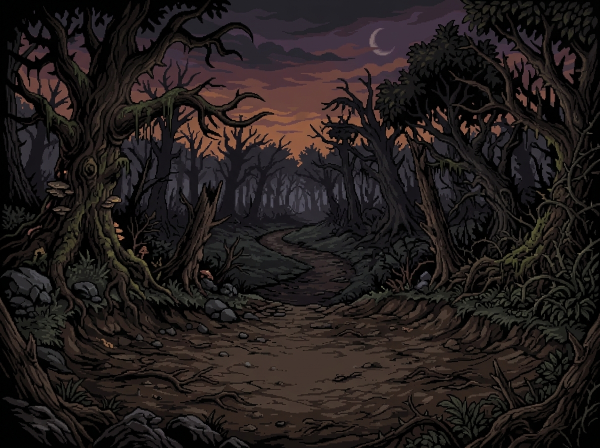
#> input picture assets/combat_bg.jpg, 1200 x 896 px (shown at 1/2 size); its folder holds 4 pictures in this run
$ python optimize_assets.py
#> lines starting #> are read from the running program, lines starting #| are printed output that depends on the picture
import os
import shutil
from PIL import Image

def optimize_image(filepath):
#> called with filepath = 'assets/combat_bg.jpg'
    try:
        orig_sz = os.path.getsize(filepath)
        filename = os.path.basename(filepath)
        name_lower = filename.lower()

        with Image.open(filepath) as im:
            # Określenie maksymalnych docelowych wymiarów
            # Tła: maksymalnie 1280x720 (lub 1366x768)
#> im is the input picture: PIL image 1200x896 RGB; mean R, G, B 34.7, 28.4, 27.4
            if any(k in name_lower for k in ['bg', 'tavern', 'combat', 'dungeon', 'menu']):
                max_dim = (1280, 720)
            # Ikony przedmiotów: maksymalnie 160x160
            elif any(k in name_lower for k in ['icon', 'acc_', 'arm_', 'helm_', 'wep_', 'pot_']):
                max_dim = (160, 160)
            # Bossowie i portrety: maksymalnie 450x450
            else:
                max_dim = (450, 450)

            im_copy = im.copy()
            if im_copy.size[0] > max_dim[0] or im_copy.size[1] > max_dim[1]:
                im_copy.thumbnail(max_dim, Image.LANCZOS)
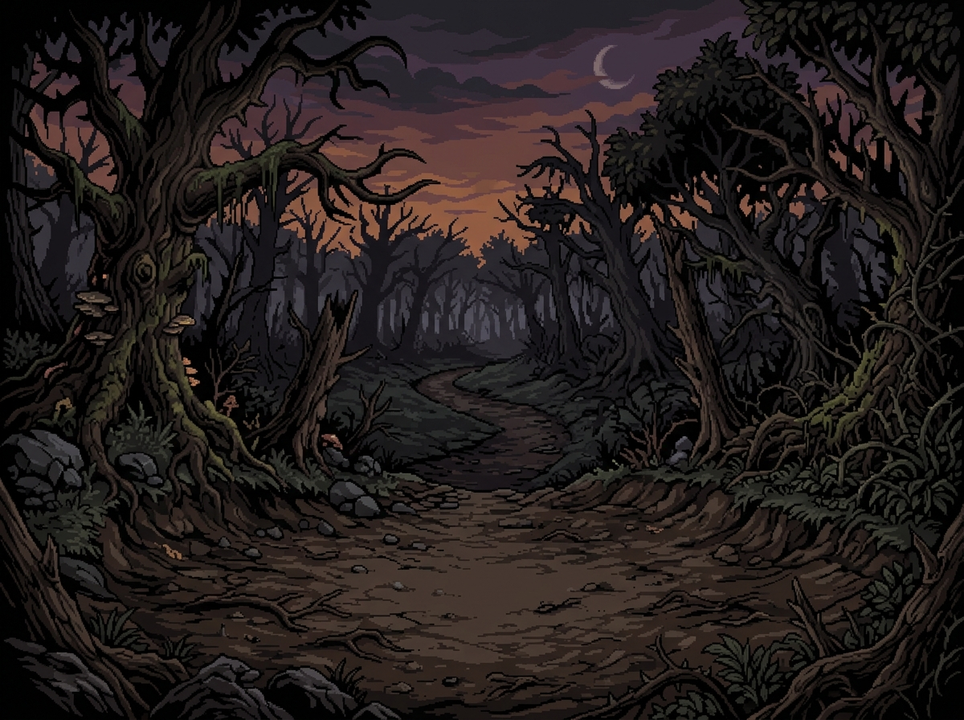
#> im_copy: PIL image 964x720 RGB; mean R, G, B 34.7, 28.4, 27.5

            # Zapis z optymalizacją
            if name_lower.endswith('.png'):
                if im_copy.mode == 'RGBA':
                    im_copy.save(filepath, format='PNG', optimize=True)
                else:
                    if im_copy.mode != 'RGB':
                        im_copy = im_copy.convert('RGB')
                    im_copy.save(filepath, format='PNG', optimize=True)
            elif name_lower.endswith(('.jpg', '.jpeg')):
                if im_copy.mode in ('RGBA', 'P'):
                    im_copy = im_copy.convert('RGB')
                im_copy.save(filepath, format='JPEG', quality=85, optimize=True, progressive=True)

        new_sz = os.path.getsize(filepath)
        return orig_sz, new_sz
    except Exception as e:
        print(f"Błąd optymalizacji {filepath}: {e}")
        return os.path.getsize(filepath), os.path.getsize(filepath)

def process_directory(assets_path):
    print(f"=== Rozpoczynanie optymalizacji katalogu: {assets_path} ===")
    total_before = 0
    total_after = 0
    file_count = 0

    for root, dirs, files in os.walk(assets_path):
        for f in files:
            if f.lower().endswith(('.jpg', '.jpeg', '.png')):
                fp = os.path.join(root, f)
                before, after = optimize_image(fp)
                total_before += before
                total_after += after
                file_count += 1
                diff_pct = ((before - after) / before * 100) if before > 0 else 0
                if diff_pct > 5:
                    print(f"  [Zoptymalizowano] {f}: {before//1024} KB -> {after//1024} KB (-{diff_pct:.1f}%)")

    mb_before = total_before / (1024 * 1024)
    mb_after = total_after / (1024 * 1024)
    saved_mb = mb_before - mb_after
    saved_pct = (saved_mb / mb_before * 100) if mb_before > 0 else 0

    print(f"\n--- PODSUMOWANIE DLA {assets_path} ---")
    print(f"Liczba przetworzonych plików graficznych: {file_count}")
    print(f"Rozmiar przed: {mb_before:.2f} MB")
    print(f"Rozmiar po:    {mb_after:.2f} MB")
    print(f"Zaoszczędzono: {saved_mb:.2f} MB (-{saved_pct:.1f}%)\n")

if __name__ == '__main__':
    for p in ['assets', '../IdleClicker/assets']:
        if os.path.exists(p):
            process_directory(p)
